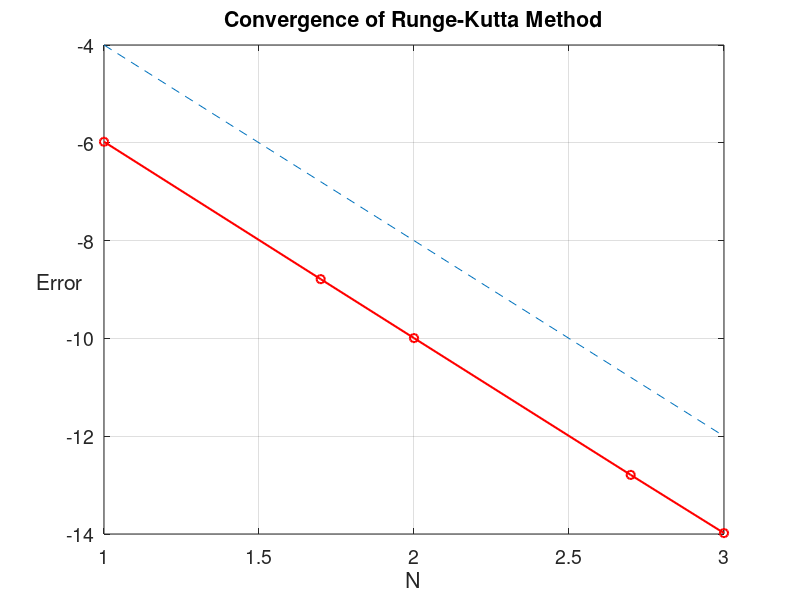

Write MATLAB code to recreate this figure.
% RungeKutta_order.m
% Runge-Kutta method for a first-order ODE
% u'(t)=t^2+t-u, t \in [0,2] 
% Initial value : u(0)=0 ;
% Exact solution : u(t)=-exp(-t)+t^2-t+1.
clear all
Nvec=[10 50 100 500 1000];  % Number of splits
Error=[];
fun=@(t,u) t.^2+t-u;            % RHS
for k=1:length(Nvec)
    N=Nvec(k);
    h=1/N;
    x=0:h:1;                                % function interval
    u(1)=0;                                 % initial value
    for i=1:N
        k1=fun(x(i),u(i));
        k2=fun(x(i)+h./2,u(i)+h.*k1/2);
        k3=fun(x(i)+h./2,u(i)+h.*k2/2);
        k4=fun(x(i)+h,u(i)+h.*k3);
        u(i+1)=u(i)+h.*(k1+2.*k2+2.*k3+k4)./6;
    end
    ue=-exp(-x)+x.^2-x+1;        % exact solution
    error=max(abs(u-ue));
    Error=[Error,error];
end
plot(log10(Nvec),log10(Error),'ro-','LineWidth',1.5)
%loglog(Nvec,Error,'ro-','LineWidth',1.5)
hold on,
%loglog(Nvec, Nvec.^(-1), '--')
plot(log10(Nvec), log10(Nvec.^(-4)), '--')
grid on,
xlabel('N','fontsize', 16), ylabel('Error','fontsize',16,'Rotation',0)
title('Convergence of Runge-Kutta Method','fontsize',14)
set(gca,'fontsize',14)
for i=1:length(Nvec)-1     % computating convergence order
    order(i)=-log(Error(i)/Error(i+1))/(log(Nvec(i)/Nvec(i+1)));
end
Error
order
